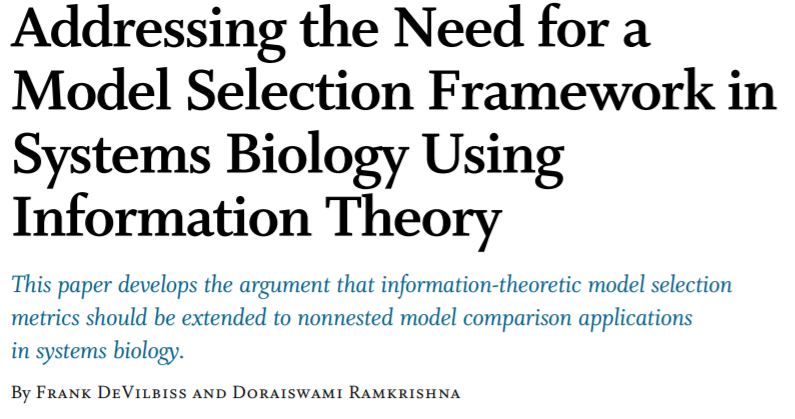
#> input picture testfiles/pg01a.PNG, 795 x 419 px
$ python ocr.py testfiles out.png   (older library calls are emulated)
#> lines starting #> are read from the running program, lines starting #| are printed output that depends on the picture
import os
import argparse
from PIL import Image, ImageEnhance
from pytesseract import image_to_string

from tqdm import tqdm


def ocr(image_file):
    # function parses the images into text
#> called with image_file = 'testfiles/pg01a.PNG'
    img = Image.open(image_file)
#> img is the input picture: PIL image 795x419 RGBA; mean R, G, B, A 224.1, 225.8, 226.6, 255
    img = ImageEnhance.Brightness(img).enhance(1.1)
    img = ImageEnhance.Contrast(img).enhance(1.1)
    img = img.resize((img.size[0]*4,img.size[1]*4), Image.ANTIALIAS)
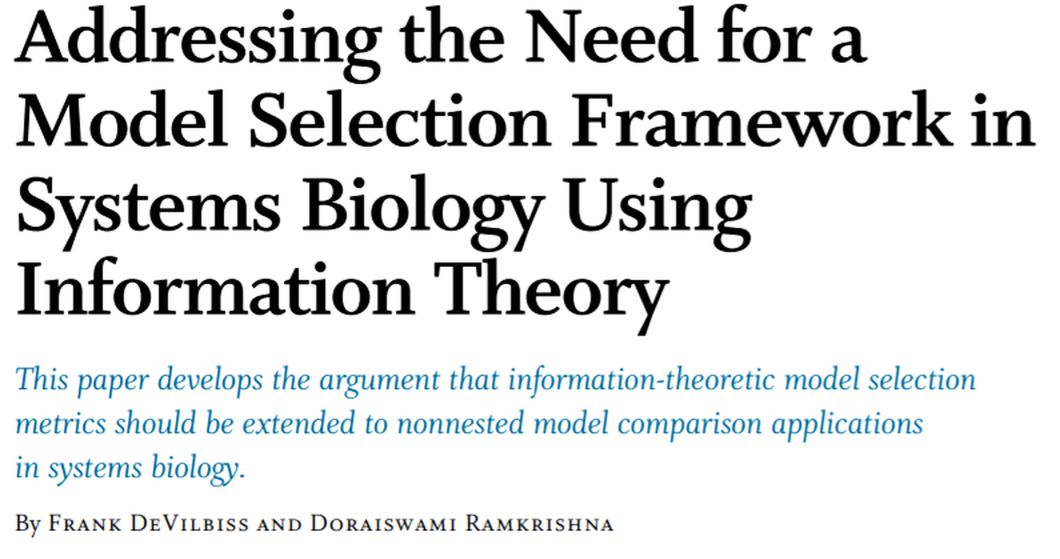
#> img: PIL image 3180x1676 RGBA (shown at 1/3 size); mean R, G, B, A 224.3, 226.3, 227.3, 255
    img = ImageEnhance.Sharpness(img).enhance(2.0)
#> (the run stopped early here; a loop or call above may not have finished)

$ run again, on testfiles/pg01b.PNG
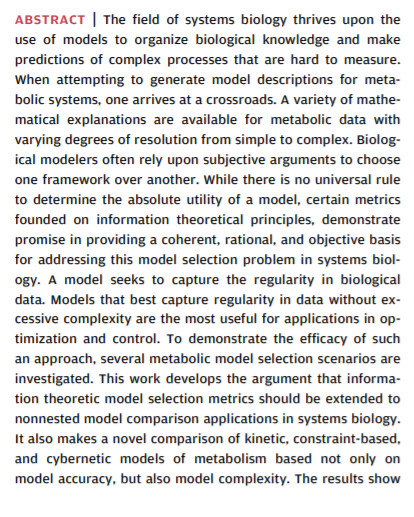
#> input picture testfiles/pg01b.PNG, 414 x 517 px
#> in ocr, img is the input picture: PIL image 414x517 RGBA; mean R, G, B, A 225.7, 225.5, 225.5, 255
#> in ocr, `img = img.resize((img.size[0]*4,img.size[1]*4), Image.ANTIALIAS)`:
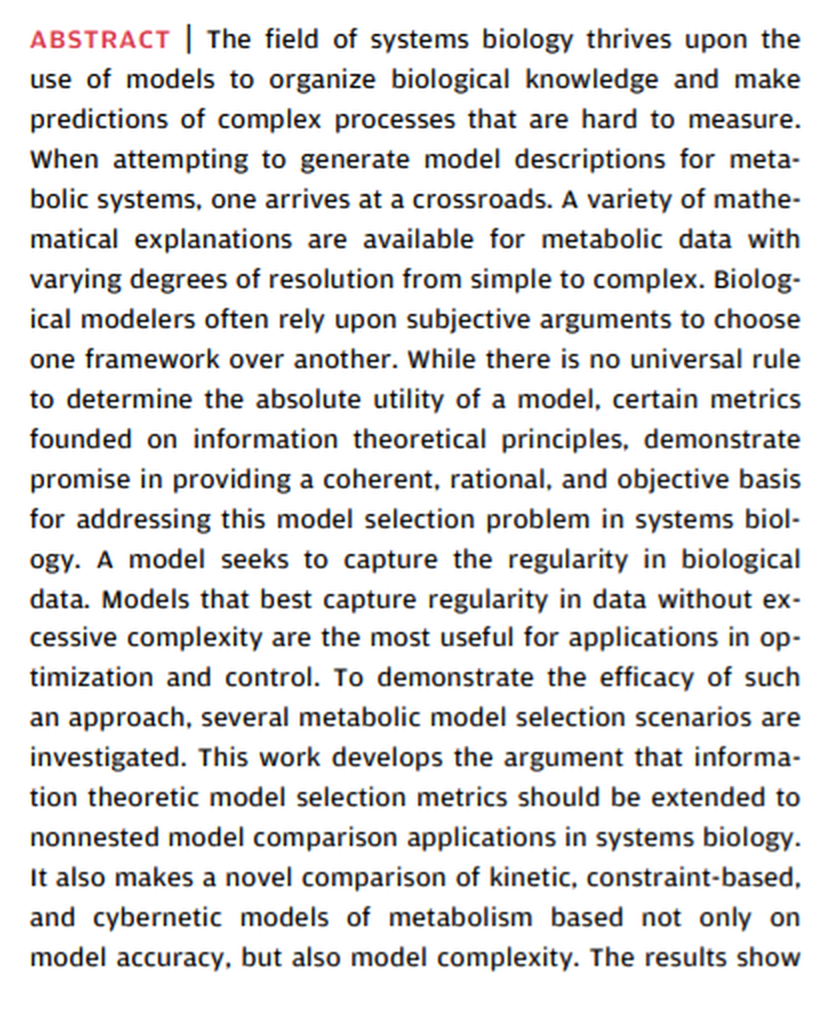
#> img: PIL image 1656x2068 RGBA (shown at 1/2 size); mean R, G, B, A 226, 225.8, 225.8, 255

$ run again, on testfiles/pg01c.PNG
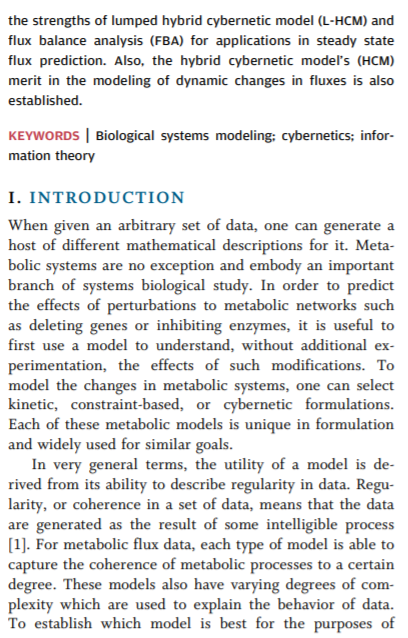
#> input picture testfiles/pg01c.PNG, 408 x 638 px
#> in ocr, img is the input picture: PIL image 408x638 RGBA; mean R, G, B, A 231.8, 231.8, 231.9, 255
#> in ocr, `img = img.resize((img.size[0]*4,img.size[1]*4), Image.ANTIALIAS)`:
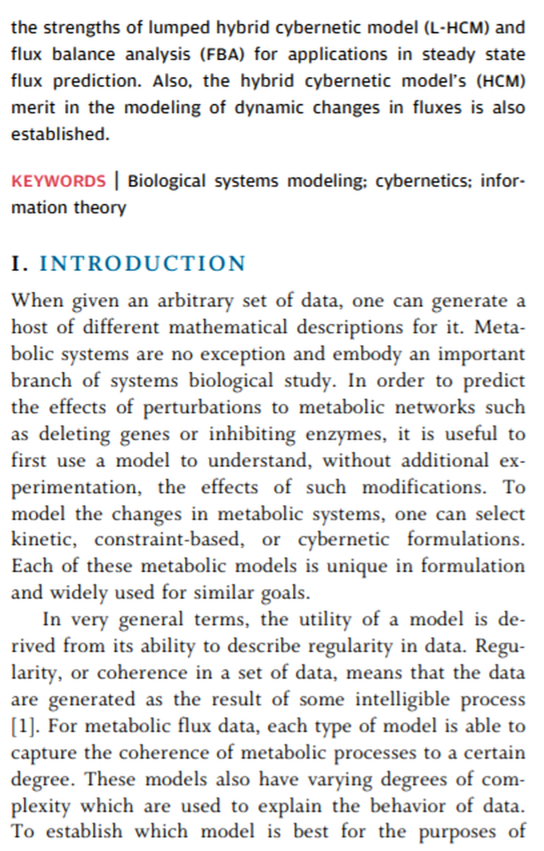
#> img: PIL image 1632x2552 RGBA (shown at 1/3 size); mean R, G, B, A 232.9, 233, 233.1, 255

$ run again, on testfiles/pg02b.PNG
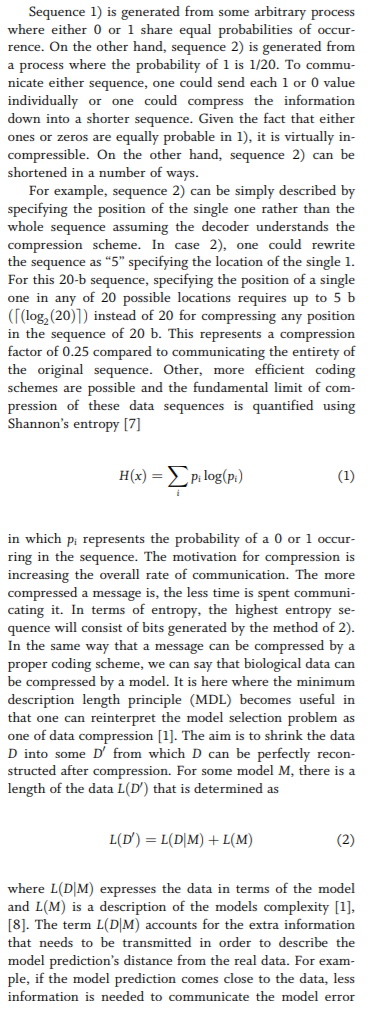
#> input picture testfiles/pg02b.PNG, 378 x 1010 px
#> in ocr, img is the input picture: PIL image 378x1010 RGBA; mean R, G, B, A 233.9, 233.8, 233.8, 255
#> in ocr, `img = img.resize((img.size[0]*4,img.size[1]*4), Image.ANTIALIAS)`:
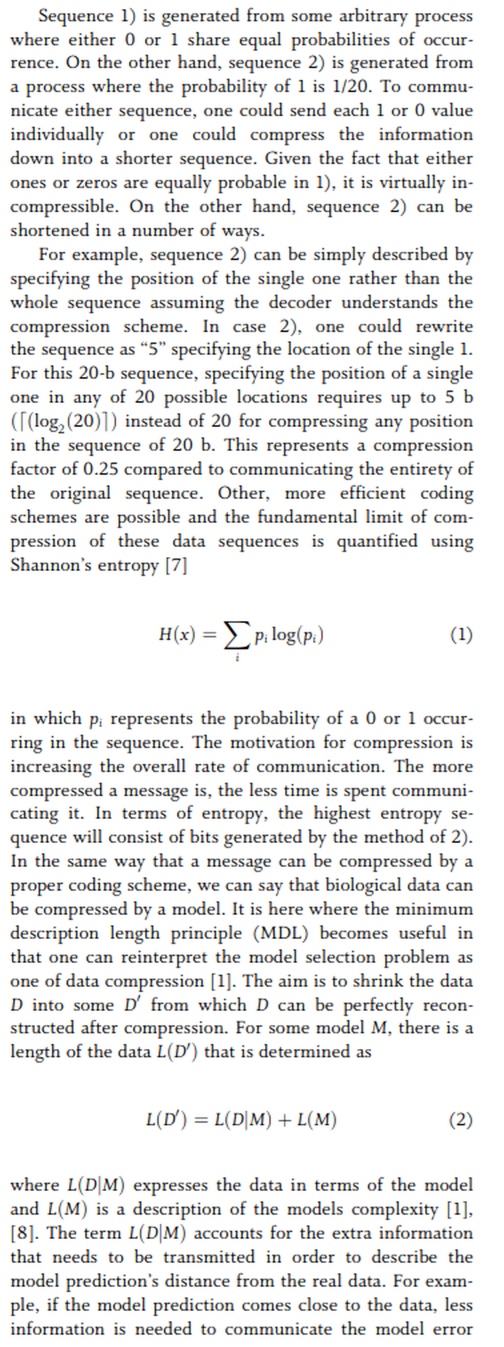
#> img: PIL image 1512x4040 RGBA (shown at 1/3 size); mean R, G, B, A 233.9, 233.8, 233.8, 255
